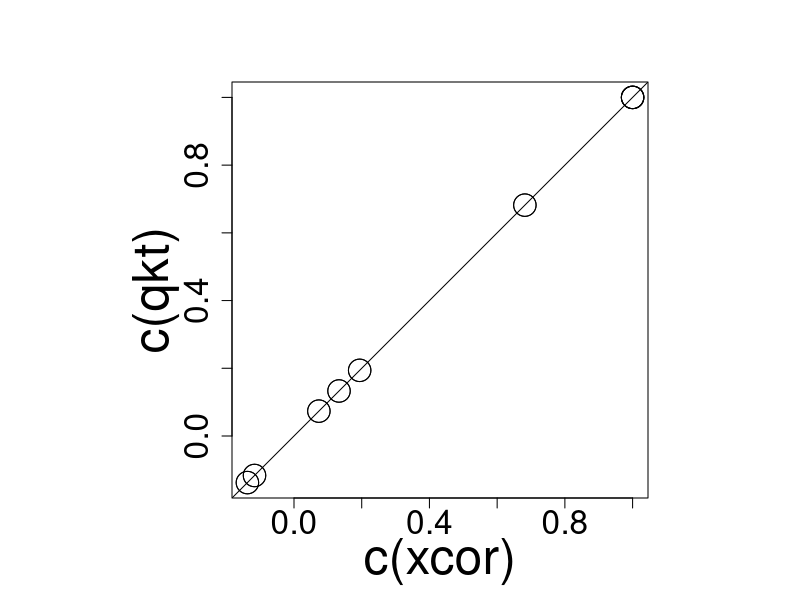

Write R code to recreate this figure.
## ---- chunk 1

nC = 64
X = matrix(rnorm(4*64), nrow=4, ncol=nC)
## make it so that the third token is similar to the last one
X[2,] = X[4,]*0.5 + X[2,]*0.5
## normalize X
X = t(scale(t(X)))

q = X
k = X
v = X

qkt = q %*% t(k)/(nC-1)
xcor = cor(t(q),t(k))
dim(xcor)
dim(qkt)
cat("xcor\n")
xcor
cat("---\n qkt\n")
qkt

cat("are xcor and qkt equal?")
all.equal(xcor, qkt)

par(mar=c(5, 6, 4, 2) + 0.1)  # increase left margin to avoid cutting of the y label
par(pty="s")  # Set plot type to "square"
plot(c(xcor), c(qkt),cex=3,cex.lab=3,cex.axis=2,cex.main=2,cex.sub=2); abline(0,1)
par(pty="m")  # Reset to default plot type
par(mar=c(5, 4, 4, 2) + 0.1)  # Reset to default margins


